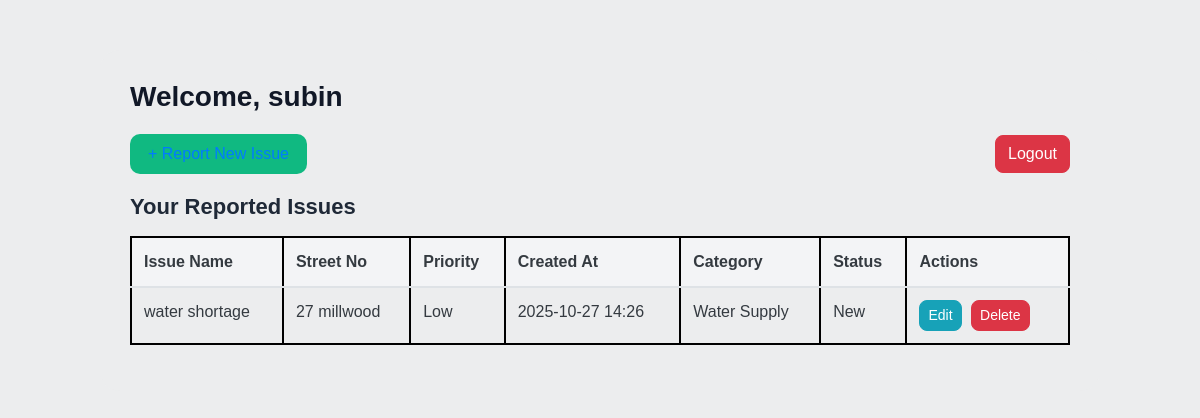
The page /reporting/dashboard/ (signed in) on the database its author committed.
### reportingApp/models.py (models this page shows, shortened)
class Issue(models.Model):
    PRIORITY_CHOICES = [
        ('Low', 'Low'),
        ('Medium', 'Medium'),
        ('High', 'High'),
    ]
    CATEGORY_CHOICES = [
        ('Roads', 'Roads'),
        ('Sanitation', 'Sanitation'),
        ('Electricity', 'Electricity'),
        ('Water Supply', 'Water Supply'),
        ('Other', 'Other'),
    ]
    STATUS_CHOICES = [
        ('New', 'New'),
        ('In Progress', 'In Progress'),
        ('Resolved', 'Resolved'),
    ]
    user = models.ForeignKey(User, on_delete=models.CASCADE)
    issue_name = models.CharField(max_length=200)
    street_no = models.CharField(max_length=100)
    priority = models.CharField(max_length=10, choices=PRIORITY_CHOICES, default='Low')
    description = models.TextField()
    category = models.CharField(max_length=20, choices=CATEGORY_CHOICES, default='Roads')
    status = models.CharField(max_length=20, choices=STATUS_CHOICES, default='New')
    created_at = models.DateTimeField(auto_now_add=True)

### reportingApp/views.py (the view)
# urls.py: path('dashboard/', dashboard, name='dashboard'),
@never_cache
@login_required(login_url='login')
def dashboard(request):
    user = request.user
    if user.is_superuser:
        issues = Issue.objects.all().order_by('-created_at')
    else:
        issues = Issue.objects.filter(user=user).order_by('-created_at')
    return render(request, 'dashboard.html', {'issues': issues})

### reportingApp/templates/dashboard.html (shortened to what this page needs)
{% extends 'base.html' %} {% block content %}
<div class="dashboard-container">
  <h2>Welcome, {{ user.username }}</h2>
  <div class="top-actions">
    {% if not user.is_superuser %}
    <a href="{% url 'create_issue' %}" class="btn btn-custom"
      >+ Report New Issue</a
    >
    {% endif %}
    <a href="{% url 'logout' %}" class="btn btn-danger">Logout</a>
  </div>
  {% if user.is_superuser %}
  <h4>All Reported Issues</h4>
  {% else %}
  <h4>Your Reported Issues</h4>
  {% endif %} {% if issues %}
  <div class="table-wrapper mt-3">
    <table class="table text-dark">
      <thead>
        <tr>
          <th>Issue Name</th>
          <th>Street No</th>
          <th>Priority</th>
          <th>Created At</th>
          <th>Category</th>
          <th>Status</th>
          <th>Actions</th>
        </tr>
      </thead>
      <tbody>
        {% for issue in issues %}
        <tr>
          <td>{{ issue.issue_name }}</td>
          <td>{{ issue.street_no }}</td>
          <td>{{ issue.priority }}</td>
          <td>{{ issue.created_at|date:"Y-m-d H:i" }}</td>
          <td>{{ issue.category }}</td>
          <td>{{ issue.status }}</td>
          <td class="actions">
            <a
              href="{% url 'update_issue' issue.id %}"
              class="btn btn-sm btn-info"
              >Edit</a
            >
            <a
              href="{% url 'delete_issue' issue.id %}"
              class="btn btn-sm btn-danger"
              >Delete</a
            >
          </td>
        </tr>
        {% endfor %}
      </tbody>
    </table>
  </div>
  {% else %}
  <p>No issues reported yet.</p>
  {% endif %}
</div>
{% endblock %}

### reportingApp/templates/dashboard.html (style rules this page uses)
body { background-color: #ecedee; font-family: "Poppins", sans-serif; }
.dashboard-container { max-width: 1000px; margin: 50px auto; padding: 30px; background-color: #ecedee; border-radius: 20px; color: #1f2937; }
.dashboard-container h2 { font-size: 28px; font-weight: 700; margin-bottom: 20px; color: #111827; }
.dashboard-container h4 { font-size: 22px; font-weight: 600; margin-bottom: 15px; color: #1f2937; }
.btn-custom { background: #10b981; border: none; border-radius: 10px; font-weight: 500; padding: 8px 18px; transition: all 0.3s ease; }
.btn-danger, .btn-info { border-radius: 8px; font-weight: 500; }
.table-wrapper { overflow-x: auto; }
table { width: 100%; color: #1f2937; background: #fff; border: 2px solid #000; border-collapse: collapse; }
table thead { background: #f3f4f6; }
table th, table td { vertical-align: middle; padding: 12px; border: 2px solid #000; }
.actions a { margin-right: 5px; }
.top-actions { display: flex; justify-content: space-between; align-items: center; margin-bottom: 20px; }

### rows shown on the page
Issue: issue_name "water shortage", street_no "27 millwood", priority "Low", created_at "2025-10-27 14:26", category "Water Supply", status "New"

### other values the page prints
{{ user.username }} "subin"
